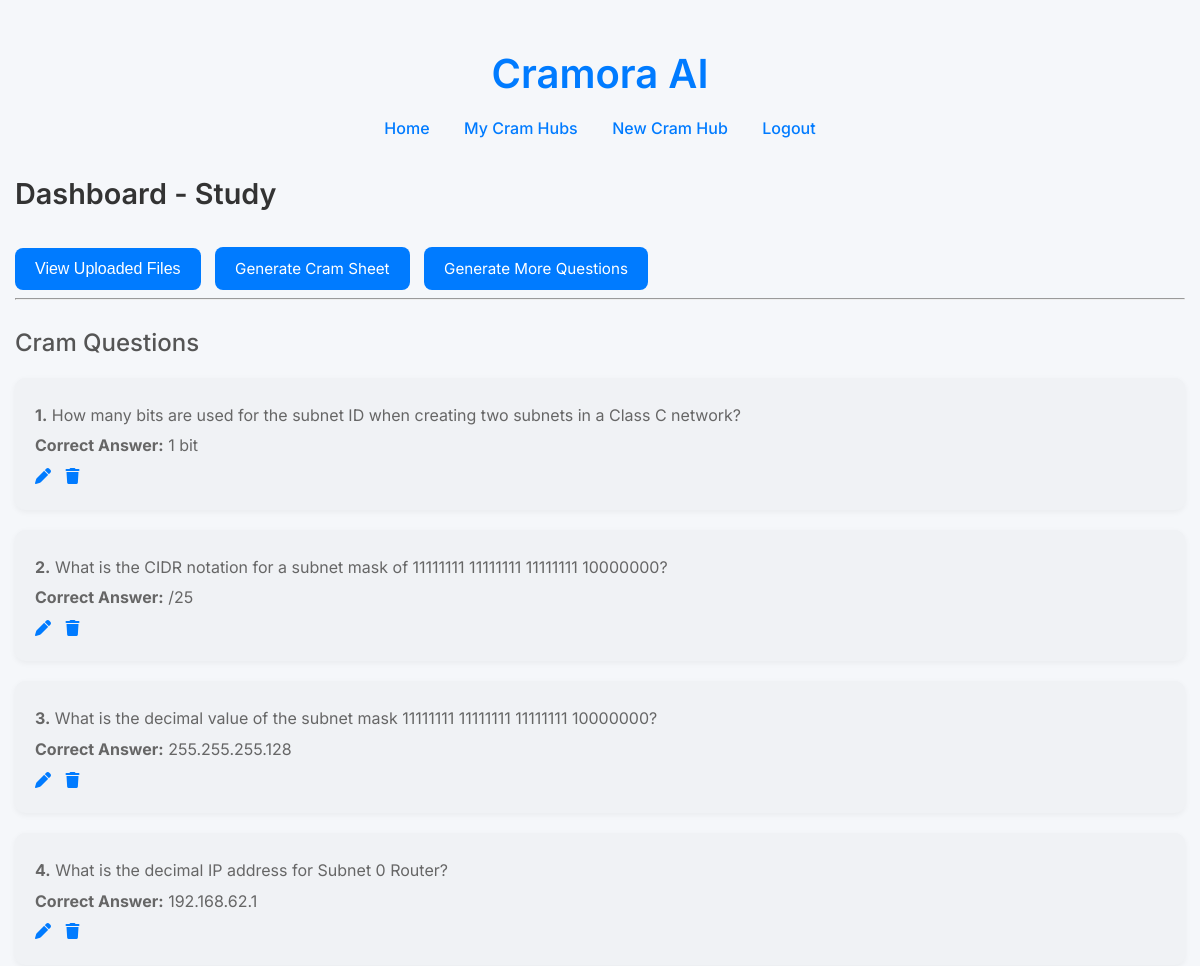
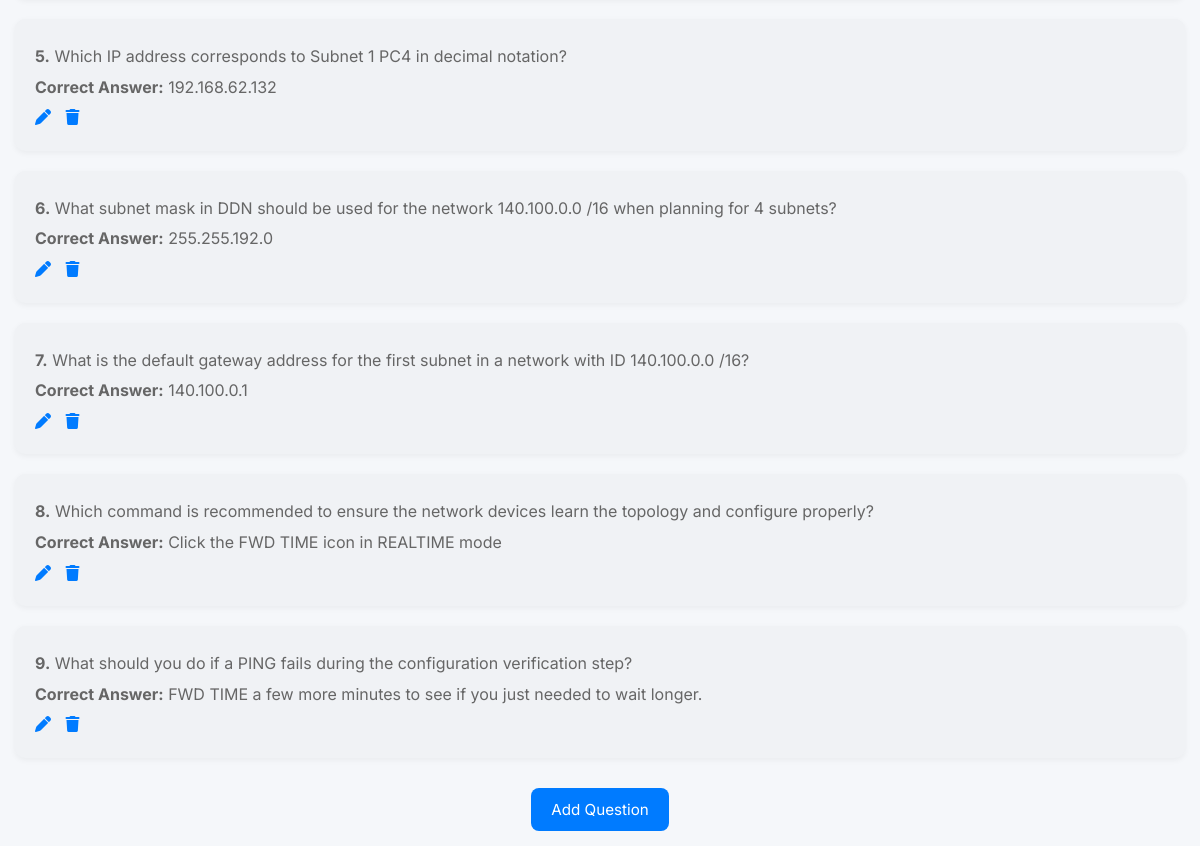
The app's page /cram-hub/3/ (signed in) with its own data (2 pictures, top to bottom).
### cram_app/models.py (models this page shows, shortened)
class CramHub(models.Model):
    user = models.ForeignKey(User, on_delete=models.CASCADE)
    title = models.CharField(max_length=255)
    created_at = models.DateTimeField(auto_now_add=True)

class TestQuestion(models.Model):
    cram_hub = models.ForeignKey('CramHub', on_delete=models.CASCADE, related_name='questions')
    question_text = models.TextField()
    correct_answer = models.CharField(max_length=255)
    wrong_answers = models.JSONField()
    created_at = models.DateTimeField(auto_now_add=True)

### cram_app/views.py (the view)
# urls.py: path("cram-hub/<int:hub_id>/", views.cram_hub_dashboard, name="cram_hub_dashboard"),
@login_required
def cram_hub_dashboard(request, hub_id):
    hub = get_object_or_404(CramHub, id=hub_id, user=request.user)
    return render(request, "cram_app/cram_hub_dashboard.html", {
        "hub": hub,
        "questions": hub.questions.all(),
        "show_questions": hub.questions.exists()
    })

### cram_app/templates/cram_app/cram_hub_dashboard.html (shortened to what this page needs)
{% extends 'cram_app/layout.html' %}
{% block content %}
  <h2>Dashboard - {{ hub.title }}</h2>
  <button onclick="openFileModal()">View Uploaded Files</button>
  <a href="{% url 'generate_cram_sheet' hub.id %}" class="button-link" style="margin-left: 10px;">Generate Cram Sheet</a>
  {% if show_questions %}
    <a href="{% url 'generate_test_questions' hub.id %}" class="button-link" style="margin-left: 10px;">Generate More Questions</a>
  {% else %}
    <a href="{% url 'generate_test_questions' hub.id %}" class="button-link" style="margin-left: 10px;">Generate Questions</a>
  {% endif %}
  {% if hub.questions.exists %}
  <hr>
  <h3>Cram Questions</h3>
  <div class="question-list">
    {% for q in hub.questions.all %}
      <div class="question-box">
        <p><strong>{{ forloop.counter }}.</strong> {{ q.question_text }}</p>
        <p><strong>Correct Answer:</strong> {{ q.correct_answer }}</p>
        <div>
            <a href="{% url 'edit_question' q.id %}" class="edit-link" title="Edit">
                <i class="fas fa-pen"></i>
            </a>
            <form action="{% url 'delete_question' q.id %}" method="post" style="display:inline;">
                <button type="submit" class="delete-link" title="Delete"><i class="fas fa-trash"></i></button>
            </form>
        </div>
      </div>
    {% endfor %}
  </div>
  {% endif %}
  <div class="center-wrapper">
    <a href="{% url 'generate_test_questions' hub.id %}" class="button-link" style="align-self: center;">Add Question</a>
  </div>
{% endblock %}

### cram_app/static/cram_app/style.css (style rules this page uses)
body { font-family: 'Inter', sans-serif; background-color: #f5f7fa; margin: 0; padding: 0; color: #333; line-height: 1.6; padding: 15px; }
button { background-color: #007bff; color: white; padding: 12px 20px; border: none; border-radius: 8px; cursor: pointer; font-size: 1rem; font-weight: 500; transition: background-color 0.3s ease, transform 0.2s ease; margin-top: 10px; }
h2 { font-size: 1.8rem; font-weight: 600; color: #333; margin-bottom: 20px; }
h3 { font-size: 1.5rem; font-weight: 500; color: #555; margin-bottom: 15px; }
p { font-size: 1rem; color: #666; margin-bottom: 20px; }
a.button-link { display: inline-block; background-color: #007bff; color: white; padding: 12px 20px; border-radius: 8px; text-decoration: none; font-size: 0.95rem; font-weight: 400; font-family: inherit; border: none; box-sizing: border-box; line-height: normal; cursor: pointer; transition: background-color 0.3s ease, transform 0.2s ease; margin-top: 10px; }
.question-box { background-color: #f0f2f5; padding: 20px; border-radius: 10px; margin-bottom: 20px; box-shadow: 0 2px 6px rgba(0, 0, 0, 0.05); }
.question-box p { margin: 5px 0; }
.edit-link { all: unset; margin-right: 10px; display: inline-block; color: #007bff; font-weight: 500; cursor: pointer; text-decoration: none; background-color: transparent; border: none; box-shadow: none; padding: 0; transition: color 0.3s ease, text-decoration 0.3s ease, transform 0.2s ease; }
.delete-link { all: unset; display: inline-block; color: #007bff; font-weight: 500; cursor: pointer; text-decoration: none; background-color: transparent; border: none; box-shadow: none; padding: 0; transition: color 0.3s ease, text-decoration 0.3s ease, transform 0.2s ease; }
.center-wrapper { display: flex; justify-content: center; align-items: center; }

### records on screen
CramHub: title "Study"
TestQuestion: question_text "How many bits are used for the subnet ID when creating two subnets in a Class C network?", correct_answer "1 bit"
TestQuestion: question_text "What is the CIDR notation for a subnet mask of 11111111 11111111 11111111 10000000?", correct_answer "/25"
TestQuestion: question_text "What is the decimal value of the subnet mask 11111111 11111111 11111111 10000000?", correct_answer "255.255.255.128"
TestQuestion: question_text "What is the decimal IP address for Subnet 0 Router?", correct_answer "192.168.62.1"
TestQuestion: question_text "Which IP address corresponds to Subnet 1 PC4 in decimal notation?", correct_answer "192.168.62.132"
TestQuestion: question_text "What subnet mask in DDN should be used for the network 140.100.0.0 /16 when planning for 4 subnets?", correct_answer "255.255.192.0"
TestQuestion: question_text "What is the default gateway address for the first subnet in a network with ID 140.100.0.0 /16?", correct_answer "140.100.0.1"
TestQuestion: question_text "Which command is recommended to ensure the network devices learn the topology and configure properly?", correct_answer "Click the FWD TIME icon in REALTIME mode"
TestQuestion: question_text "What should you do if a PING fails during the configuration verification step?", correct_answer "FWD TIME a few more minutes to see if you just needed to wait longer."
